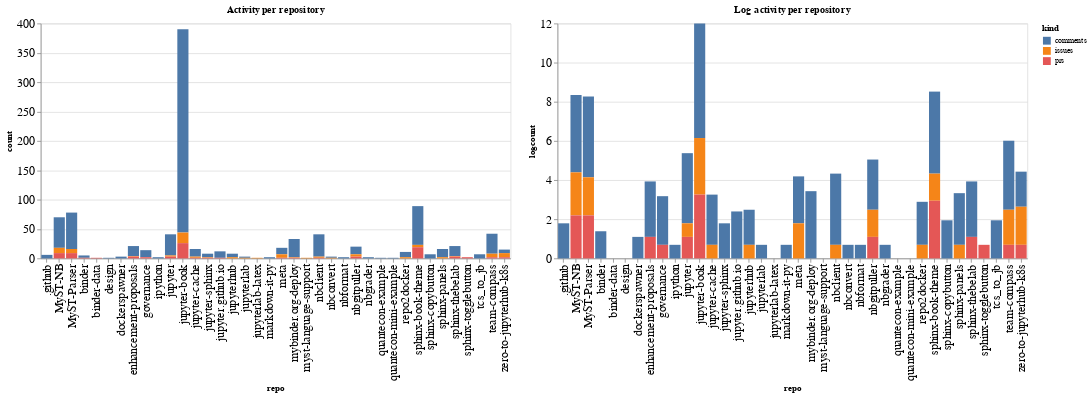

Source (notebook cell):
### Code cell
ch1 = alt.Chart(repo_summaries, width=600, title="Activity per repository").mark_bar().encode(
    x='repo',
    y='count',
    color='kind',
    tooltip="kind"
)

ch2 = alt.Chart(repo_summaries, width=600, title="Log activity per repository").mark_bar().encode(
    x='repo',
    y='logcount',
    color='kind',
    tooltip="kind"
)

ch1 | ch2

### Figure 1 — Vega-Lite specification as saved in the notebook (floating-point values rounded to 4 significant figures)
{"config": {"axisLeft": {"labelFontSize": 15}, "axisBottom": {"labelFontSize": 15}}, "hconcat": [{"mark": "bar", "encoding": {"color": {"type": "nominal", "field": "kind"}, "tooltip": {"type": "nominal", "field": "kind"}, "x": {"type": "nominal", "field": "repo"}, "y": {"type": "quantitative", "field": "count"}}, "title": "Activity per repository", "width": 600}, {"mark": "bar", "encoding": {"color": {"type": "nominal", "field": "kind"}, "tooltip": {"type": "nominal", "field": "kind"}, "x": {"type": "nominal", "field": "repo"}, "y": {"type": "quantitative", "field": "logcount"}}, "title": "Log activity per repository", "width": 600}], "data": {"name": "data-056162887eb9a98b73072a268b7f35dd"}, "$schema": "https://vega.github.io/schema/vega-lite/v4.8.1.json", "datasets": {"data-056162887eb9a98b73072a268b7f35dd": [{"repo": ".github", "kind": "comments", "count": 6, "logcount": 1.792}, {"repo": "MyST-NB", "kind": "comments", "count": 52, "logcount": 3.951}, {"repo": "MyST-NB", "kind": "issues", "count": 9, "logcount": 2.197}, {"repo": "MyST-NB", "kind": "prs", "count": 9, "logcount": 2.197}, {"repo": "MyST-Parser", "kind": "comments", "count": 62, "logcount": 4.127}, {"repo": "MyST-Parser", "kind": "issues", "count": 7, "logcount": 1.946}, {"repo": "MyST-Parser", "kind": "prs", "count": 9, "logcount": 2.197}, {"repo": "binder", "kind": "comments", "count": 4, "logcount": 1.386}, {"repo": "binder", "kind": "prs", "count": 1, "logcount": 0.0}, {"repo": "binder-data", "kind": "prs", "count": 1, "logcount": 0.0}, {"repo": "design", "kind": "comments", "count": 1, "logcount": 0.0}, {"repo": "dockerspawner", "kind": "comments", "count": 3, "logcount": 1.099}, {"repo": "enhancement-proposals", "kind": "comments", "count": 17, "logcount": 2.833}, {"repo": "enhancement-proposals", "kind": "issues", "count": 1, "logcount": 0.0}, {"repo": "enhancement-proposals", "kind": "prs", "count": 3, "logcount": 1.099}, {"repo": "governance", "kind": "comments", "count": 12, "logcount": 2.485}, {"repo": "governance", "kind": "prs", "count": 2, "logcount": 0.6931}, {"repo": "ipython", "kind": "comments", "count": 2, "logcount": 0.6931}, {"repo": "jupyter", "kind": "comments", "count": 36, "logcount": 3.584}, {"repo": "jupyter", "kind": "issues", "count": 2, "logcount": 0.6931}, {"repo": "jupyter", "kind": "prs", "count": 3, "logcount": 1.099}, {"repo": "jupyter-book", "kind": "comments", "count": 346, "logcount": 5.846}, {"repo": "jupyter-book", "kind": "issues", "count": 18, "logcount": 2.89}, {"repo": "jupyter-book", "kind": "prs", "count": 26, "logcount": 3.258}, {"repo": "jupyter-cache", "kind": "comments", "count": 13, "logcount": 2.565}, {"repo": "jupyter-cache", "kind": "issues", "count": 2, "logcount": 0.6931}, {"repo": "jupyter-cache", "kind": "prs", "count": 1, "logcount": 0.0}, {"repo": "jupyter-sphinx", "kind": "comments", "count": 6, "logcount": 1.792}, {"repo": "jupyter-sphinx", "kind": "issues", "count": 1, "logcount": 0.0}, {"repo": "jupyter-sphinx", "kind": "prs", "count": 1, "logcount": 0.0}, {"repo": "jupyter.github.io", "kind": "comments", "count": 11, "logcount": 2.398}, {"repo": "jupyter.github.io", "kind": "prs", "count": 1, "logcount": 0.0}, {"repo": "jupyterhub", "kind": "comments", "count": 6, "logcount": 1.792}, {"repo": "jupyterhub", "kind": "issues", "count": 2, "logcount": 0.6931}, {"repo": "jupyterlab", "kind": "comments", "count": 2, "logcount": 0.6931}, {"repo": "jupyterlab", "kind": "issues", "count": 1, "logcount": 0.0}, {"repo": "jupyterlab-latex", "kind": "issues", "count": 1, "logcount": 0.0}, {"repo": "markdown-it-py", "kind": "comments", "count": 2, "logcount": 0.6931}, {"repo": "meta", "kind": "comments", "count": 11, "logcount": 2.398}, {"repo": "meta", "kind": "issues", "count": 6, "logcount": 1.792}, {"repo": "meta", "kind": "prs", "count": 1, "logcount": 0.0}, {"repo": "mybinder.org-deploy", "kind": "comments", "count": 31, "logcount": 3.434}, {"repo": "mybinder.org-deploy", "kind": "issues", "count": 1, "logcount": 0.0}, {"repo": "mybinder.org-deploy", "kind": "prs", "count": 1, "logcount": 0.0}, {"repo": "myst-language-support", "kind": "issues", "count": 1, "logcount": 0.0}, {"repo": "nbclient", "kind": "comments", "count": 38, "logcount": 3.638}, {"repo": "nbclient", "kind": "issues", "count": 2, "logcount": 0.6931}, {"repo": "nbclient", "kind": "prs", "count": 1, "logcount": 0.0}, {"repo": "nbconvert", "kind": "comments", "count": 2, "logcount": 0.6931}, {"repo": "nbconvert", "kind": "issues", "count": 1, "logcount": 0.0}, {"repo": "nbformat", "kind": "comments", "count": 2, "logcount": 0.6931}, {"repo": "nbgitpuller", "kind": "comments", "count": 13, "logcount": 2.565}, {"repo": "nbgitpuller", "kind": "issues", "count": 4, "logcount": 1.386}, {"repo": "nbgitpuller", "kind": "prs", "count": 3, "logcount": 1.099}, {"repo": "nbgrader", "kind": "comments", "count": 2, "logcount": 0.6931}, {"repo": "quantecon-example", "kind": "comments", "count": 1, "logcount": 0.0}, {"repo": "quantecon-mini-example", "kind": "comments", "count": 1, "logcount": 0.0}, {"repo": "repo2docker", "kind": "comments", "count": 9, "logcount": 2.197}, {"repo": "repo2docker", "kind": "issues", "count": 2, "logcount": 0.6931}, {"repo": "sphinx-book-theme", "kind": "comments", "count": 66, "logcount": 4.19}, {"repo": "sphinx-book-theme", "kind": "issues", "count": 4, "logcount": 1.386}, {"repo": "sphinx-book-theme", "kind": "prs", "count": 19, "logcount": 2.944}, {"repo": "sphinx-copybutton", "kind": "comments", "count": 7, "logcount": 1.946}, {"repo": "sphinx-panels", "kind": "comments", "count": 14, "logcount": 2.639}, {"repo": "sphinx-panels", "kind": "issues", "count": 2, "logcount": 0.6931}, {"repo": "sphinx-thebelab", "kind": "comments", "count": 17, "logcount": 2.833}, {"repo": "sphinx-thebelab", "kind": "issues", "count": 1, "logcount": 0.0}, {"repo": "sphinx-thebelab", "kind": "prs", "count": 3, "logcount": 1.099}, {"repo": "sphinx-togglebutton", "kind": "prs", "count": 2, "logcount": 0.6931}, {"repo": "tcs_to_jb", "kind": "comments", "count": 7, "logcount": 1.946}, {"repo": "team-compass", "kind": "comments", "count": 34, "logcount": 3.526}, {"repo": "team-compass", "kind": "issues", "count": 6, "logcount": 1.792}, {"repo": "team-compass", "kind": "prs", "count": 2, "logcount": 0.6931}, {"repo": "zero-to-jupyterhub-k8s", "kind": "comments", "count": 6, "logcount": 1.792}, {"repo": "zero-to-jupyterhub-k8s", "kind": "issues", "count": 7, "logcount": 1.946}, {"repo": "zero-to-jupyterhub-k8s", "kind": "prs", "count": 2, "logcount": 0.6931}]}}
